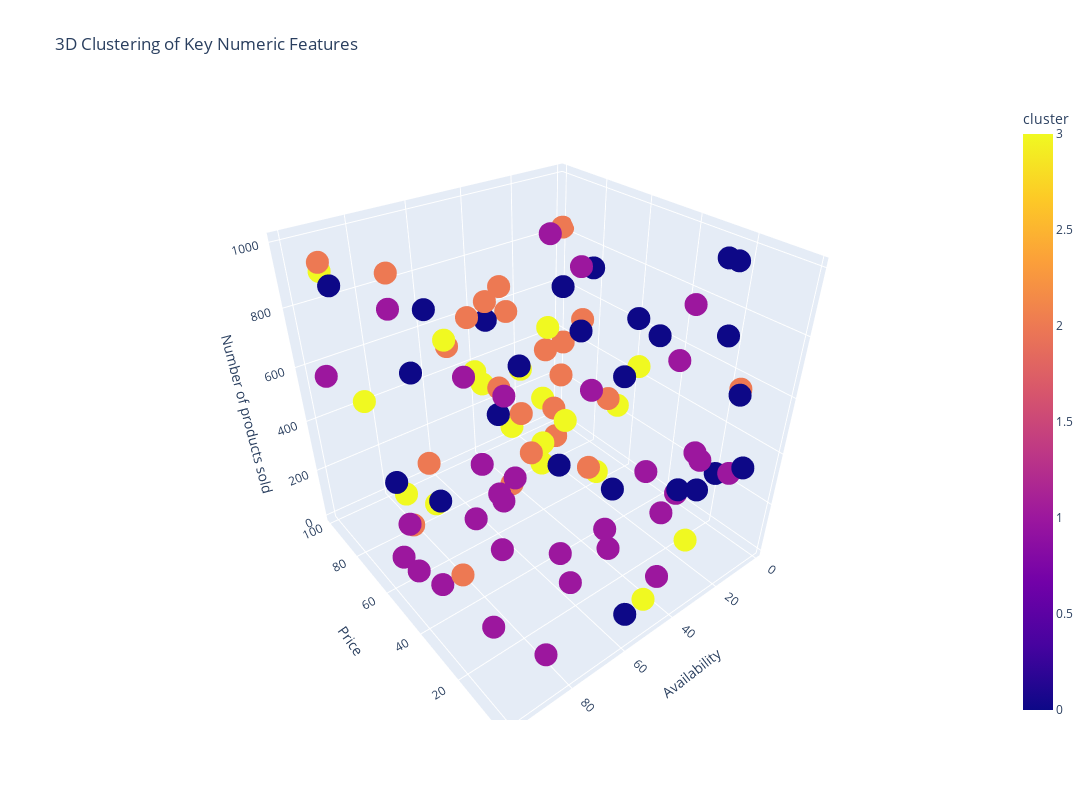

Notebook cell for this chart:
### Code cell
import pandas as pd
import numpy as np
from sklearn.preprocessing import StandardScaler
from sklearn.cluster import KMeans
import plotly.express as px

# Caricamento del dataset
file_path = "supply_chain_data.csv"  # Modifica il percorso se necessario
data = pd.read_csv(file_path)

# Seleziona solo le colonne numeriche per il clustering e la PCA
numeric_data = data.select_dtypes(include=[np.number])

# Standardizza i dati numerici
scaler = StandardScaler()
data_scaled = scaler.fit_transform(numeric_data)

# Applica il clustering KMeans solo ai dati numerici
kmeans = KMeans(n_clusters=4, random_state=42)
clusters = kmeans.fit_predict(data_scaled)
data['cluster'] = clusters  # Aggiunge le etichette dei cluster al dataset originale

# Visualizzazione 3D interattiva dei cluster
fig = px.scatter_3d(data, 
                    x=numeric_data.columns[0], 
                    y=numeric_data.columns[1], 
                    z=numeric_data.columns[2],
                    color='cluster',  # Utilizza la colonna del cluster per colorare i punti
                    title="3D Clustering of Key Numeric Features",
                    labels={
                        numeric_data.columns[0]: numeric_data.columns[0],
                        numeric_data.columns[1]: numeric_data.columns[1],
                        numeric_data.columns[2]: numeric_data.columns[2]
                    },
                    width=1200, height=800)  # Dimensioni del grafico

# Visualizzazione del grafico interattivo
fig.show()

### Figure 1 — Plotly figure (JSON) as saved in the notebook; plotly's stock layout.template omitted (floating-point values rounded to 4 significant figures)
{"data": [{"hovertemplate": "Price=%{x}<br>Availability=%{y}<br>Number of products sold=%{z}<br>cluster=%{marker.color}<extra></extra>", "legendgroup": "", "marker": {"color": [2, 1, 1, 1, 0, 1, 3, 2, 3, 1, 0, 2, 2, 0, 2, 0, 1, 3, 3, 1, 3, 2, 0, 0, 3, 1, 2, 3, 0, 3, 1, 2, 2, 3, 2, 2, 1, 0, 1, 1, 0, 0, 1, 2, 1, 1, 0, 3, 3, 2, 1, 1, 2, 2, 1, 0, 1, 1, 0, 2, 1, 3, 0, 1, 2, 1, 1, 3, 0, 0, 1, 0, 3, 2, 0, 3, 3, 2, 0, 2, 2, 0, 1, 0, 1, 2, 0, 3, 2, 3, 1, 1, 0, 1, 1, 3, 1, 0, 0, 2], "coloraxis": "coloraxis", "symbol": "circle"}, "mode": "markers", "name": "", "scene": "scene", "showlegend": false, "type": "scatter3d", "x": [69.81, 14.84, 11.32, 61.16, 4.805, 1.7, 4.078, 42.96, 68.72, 64.02, 15.71, 90.64, 71.21, 16.16, 99.17, 36.99, 7.547, 81.46, 36.44, 51.12, 96.34, 84.89, 27.68, 4.324, 4.156, 39.63, 97.45, 92.56, 2.397, 63.45, 8.023, 50.85, 79.21, 64.8, 37.47, 84.96, 9.813, 23.4, 52.08, 19.13, 80.54, 99.11, 46.53, 11.74, 51.36, 33.78, 27.08, 95.71, 76.04, 78.9, 14.2, 26.7, 98.03, 30.34, 31.15, 79.86, 20.99, 49.26, 59.84, 63.83, 17.03, 52.03, 72.8, 13.02, 89.63, 33.7, 26.03, 87.76, 37.93, 54.87, 47.91, 6.382, 90.2, 83.85, 3.17, 93.0, 69.11, 57.45, 6.307, 57.06, 91.13, 72.82, 17.03, 68.91, 89.1, 76.96, 20.0, 80.41, 75.27, 97.76, 13.88, 62.11, 47.71, 69.29, 3.038, 77.9, 24.42, 3.526, 19.75, 68.52], "y": [55, 95, 34, 68, 26, 87, 48, 59, 78, 35, 11, 95, 41, 5, 26, 94, 74, 82, 23, 100, 22, 60, 55, 30, 32, 73, 9, 42, 12, 3, 10, 28, 43, 63, 96, 11, 34, 5, 75, 26, 97, 35, 98, 6, 34, 1, 75, 93, 28, 19, 91, 61, 1, 93, 11, 16, 90, 65, 81, 30, 16, 23, 89, 55, 11, 72, 52, 16, 29, 62, 90, 14, 88, 41, 64, 29, 23, 14, 50, 56, 75, 9, 13, 82, 99, 83, 18, 24, 58, 10, 56, 90, 44, 88, 97, 65, 29, 56, 43, 17], "z": [802, 736, 8, 83, 871, 147, 65, 426, 150, 980, 996, 960, 336, 249, 562, 469, 280, 126, 620, 187, 320, 601, 884, 391, 209, 142, 353, 352, 394, 253, 327, 168, 781, 616, 602, 449, 963, 963, 705, 176, 933, 556, 155, 598, 919, 24, 859, 910, 29, 99, 633, 154, 820, 242, 622, 701, 93, 227, 896, 484, 380, 117, 270, 246, 134, 457, 704, 513, 163, 511, 32, 637, 478, 375, 904, 106, 241, 359, 946, 198, 872, 774, 336, 663, 618, 25, 223, 79, 737, 134, 320, 916, 276, 114, 987, 672, 324, 62, 913, 627]}], "layout": {"coloraxis": {"colorbar": {"title": {"text": "cluster"}}, "colorscale": [[0, "#0d0887"], [0.1111, "#46039f"], [0.2222, "#7201a8"], [0.3333, "#9c179e"], [0.4444, "#bd3786"], [0.5556, "#d8576b"], [0.6667, "#ed7953"], [0.7778, "#fb9f3a"], [0.8889, "#fdca26"], [1, "#f0f921"]]}, "height": 800, "legend": {"tracegroupgap": 0}, "scene": {"aspectmode": "auto", "aspectratio": {"x": 1, "y": 1, "z": 1}, "camera": {"center": {"x": 0, "y": 0, "z": 0}, "eye": {"x": -1.397, "y": 1.106, "z": 1.212}, "projection": {"type": "perspective"}, "up": {"x": 0, "y": 0, "z": 1}}, "domain": {"x": [0, 1], "y": [0, 1]}, "xaxis": {"title": {"text": "Price"}, "type": "linear"}, "yaxis": {"title": {"text": "Availability"}, "type": "linear"}, "zaxis": {"title": {"text": "Number of products sold"}, "type": "linear"}}, "title": {"text": "3D Clustering of Key Numeric Features"}, "width": 1200}}
